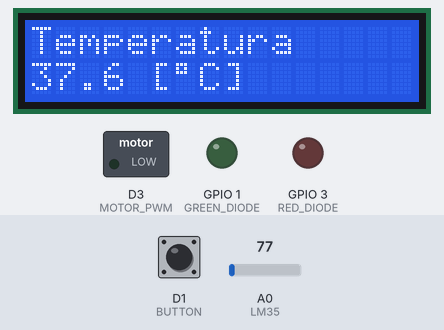
Bench run of a sketch on a simulated ESP8266 (NodeMCU). Shown: 16×2 character LCD, switched loads named in the sketch (green lamp = pin HIGH), output pins drawn as LEDs (lit = HIGH). The inputs (shaded band) are chosen by the test bench; at power-on: A0 (LM35) = 77, D1 (BUTTON) LOW.

Above: at 1.2 s.
1.3 s: A0 (LM35) set to 92
At 2.1 s:
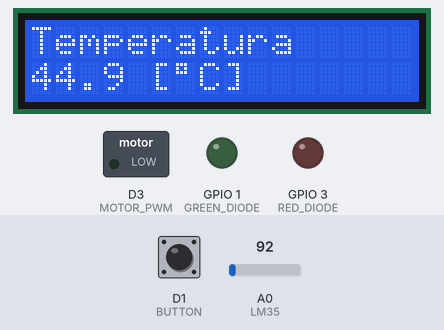
2.8 s: A0 (LM35) set to 107
At 3.2 s:
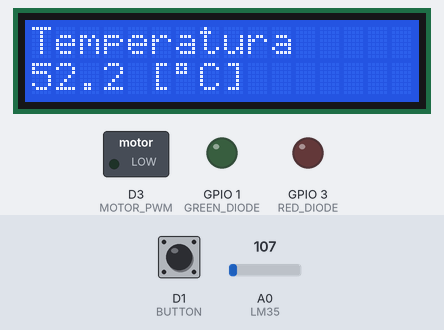
4.3 s: A0 (LM35) set to 130
At 5.6 s:
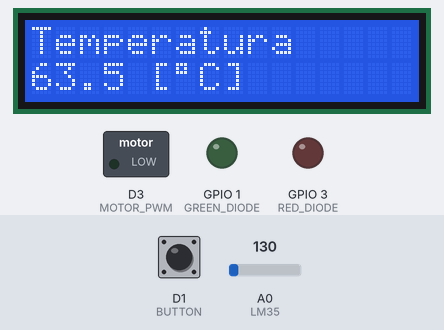
Timing chart, 0 to 7.3 s (numbered marks = the images above; inputs shaded):
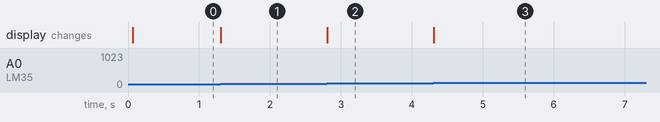

The sketch:

lcd_lm35_temp_dc_motor.ino
```cpp
#include <LiquidCrystal.h>

#define LM35 A0
#define RED_DIODE D9
#define GREEN_DIODE D10
#define YELLOW_DIODE D11
#define MOTOR_PWM D3
#define MOTOR_PLUS D5
#define MOTOR_MINUS D6
#define BUTTON D1

static uint8_t constexpr DECIMAL_POINT = 1u;
static int8_t constexpr MIN_PWM = 0;
static int8_t constexpr MAX_PWM = 255;
static float constexpr DELTA_TEMP = 0.5f;
static float constexpr TEMP_HYST = 1.0f;
static float constexpr HIGH_TEMP = 31.0f;
static float constexpr LOW_TEMP = 25.0f;

static unsigned long prev_time = 0u;
static float previous_temp = 0.0f;
static bool motor_running = false;

enum class ACTIVE_DIODE
{
  YELLOW,
  GREEN,
  RED
};

static ACTIVE_DIODE active_diode = ACTIVE_DIODE::GREEN;
LiquidCrystal lcd(D2, D4, D7, D8, D12, D13);

void setup()
{
  set_pin_modes();
  Serial.begin(9600);
  lcd.begin(16, 2);
  lcd.clear();

  analogWrite(RED_DIODE, MIN_PWM);
  analogWrite(GREEN_DIODE, MAX_PWM);
  analogWrite(YELLOW_DIODE, MIN_PWM);
  analogWrite(MOTOR_PWM, MAX_PWM);
  stop_motor();
}

void loop()
{
  bool const is_button_pressed = (bool)digitalRead(BUTTON);
  check_stop_start_motor(is_button_pressed);

  float const current_temp = (((float)analogRead(LM35) / 1024.0f) * 5.0f) * 100.0f;

  if((abs(current_temp - previous_temp) >= DELTA_TEMP) && (millis() >= prev_time))
  {
    update_lcd(current_temp);
    update_diode(current_temp);
    previous_temp = current_temp;
    prev_time += 500u;
  }
}

void
set_pin_modes()
{
  pinMode(LM35, INPUT);
  pinMode(BUTTON, INPUT);

  pinMode(RED_DIODE, OUTPUT);
  pinMode(GREEN_DIODE, OUTPUT);
  pinMode(YELLOW_DIODE, OUTPUT);

  pinMode(MOTOR_PWM, OUTPUT);
  pinMode(MOTOR_PLUS, OUTPUT);
  pinMode(MOTOR_MINUS, OUTPUT);
}

void
update_lcd(float current_temp)
{
  char const degrees_sign = 223;
  lcd.clear();
  lcd.setCursor(0, 0);
  lcd.print("Temperatura");
  lcd.setCursor(0, 1);
  lcd.print(current_temp, DECIMAL_POINT);
  lcd.print(" [");
  lcd.print(degrees_sign);
  lcd.print("C]");
}

void
update_diode(float current_temp)
{
  if(active_diode == ACTIVE_DIODE::GREEN)
  {
    if(current_temp > HIGH_TEMP + TEMP_HYST)
    {
      analogWrite(RED_DIODE, MAX_PWM);
      analogWrite(GREEN_DIODE, MIN_PWM);
      analogWrite(YELLOW_DIODE, MIN_PWM);
      active_diode = ACTIVE_DIODE::RED;
    }
    else if(current_temp < LOW_TEMP - TEMP_HYST)
    {
      analogWrite(RED_DIODE, MIN_PWM);
      analogWrite(GREEN_DIODE, MIN_PWM);
      analogWrite(YELLOW_DIODE, MAX_PWM);
      active_diode = ACTIVE_DIODE::YELLOW;
    }
  }
  else
  {
    if(((active_diode == ACTIVE_DIODE::RED) && (current_temp < HIGH_TEMP - TEMP_HYST)) || ((active_diode == ACTIVE_DIODE::YELLOW) && (current_temp > LOW_TEMP + TEMP_HYST)))
    {
      analogWrite(RED_DIODE, MIN_PWM);
      analogWrite(GREEN_DIODE, MAX_PWM);
      analogWrite(YELLOW_DIODE, MIN_PWM);
      active_diode = ACTIVE_DIODE::GREEN;
    }
  }
}

void
check_stop_start_motor(bool is_button_pressed)
{
  if(motor_running && is_button_pressed)
  {
    motor_running = false;
    stop_motor();
  }
  else if(!motor_running && is_button_pressed)
  {
    motor_running = true;
    start_motor();
  }
}

void
stop_motor()
{
  digitalWrite(MOTOR_PLUS, PinStatus::LOW);
  digitalWrite(MOTOR_MINUS, PinStatus::LOW);
}

void
start_motor()
{
  digitalWrite(MOTOR_PLUS, PinStatus::HIGH);
  digitalWrite(MOTOR_MINUS, PinStatus::LOW);
}
```

Measured:
- after the input at 1.3 s, the display: changes at once (image 1)
- after the input at 2.8 s, the display: changes at once (image 2)
- after the input at 4.3 s, the display: changes at once (image 3)
